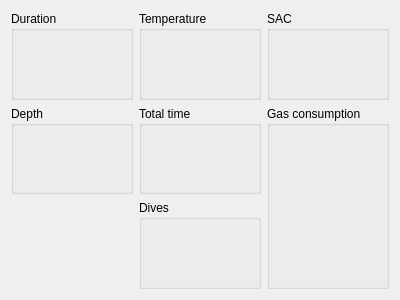
<?xml version="1.0" encoding="UTF-8"?>
<ui version="4.0">
 <class>TabDiveStatistics</class>
 <widget class="QWidget" name="TabDiveStatistics">
  <property name="geometry">
   <rect>
    <x>0</x>
    <y>0</y>
    <width>400</width>
    <height>300</height>
   </rect>
  </property>
  <property name="windowTitle">
   <string>Statistics</string>
  </property>
  <layout class="QGridLayout" name="gridLayout">
   <item row="0" column="0">
    <widget class="QScrollArea" name="scrollArea_4">
     <property name="frameShape">
      <enum>QFrame::NoFrame</enum>
     </property>
     <property name="frameShadow">
      <enum>QFrame::Plain</enum>
     </property>
     <property name="widgetResizable">
      <bool>true</bool>
     </property>
     <widget class="QWidget" name="scrollAreaWidgetContents_4">
      <property name="geometry">
       <rect>
        <x>0</x>
        <y>0</y>
        <width>388</width>
        <height>288</height>
       </rect>
      </property>
      <layout class="QHBoxLayout" name="horizontalLayout">
       <property name="leftMargin">
        <number>0</number>
       </property>
       <property name="topMargin">
        <number>0</number>
       </property>
       <property name="rightMargin">
        <number>0</number>
       </property>
       <property name="bottomMargin">
        <number>0</number>
       </property>
       <item>
        <layout class="QGridLayout" name="gridLayout_2">
         <property name="horizontalSpacing">
          <number>6</number>
         </property>
         <item row="1" column="0">
          <widget class="QGroupBox" name="groupBoxb">
           <property name="title">
            <string>Depth</string>
           </property>
           <layout class="QHBoxLayout" name="statsDepthLayout">
            <item>
             <widget class="MinMaxAvgWidget" name="depthLimits" native="true"/>
            </item>
           </layout>
          </widget>
         </item>
         <item row="0" column="2">
          <widget class="QGroupBox" name="groupBox_4b">
           <property name="title">
            <string>SAC</string>
           </property>
           <layout class="QHBoxLayout" name="statsSacLayout">
            <item>
             <widget class="MinMaxAvgWidget" name="sacLimits" native="true"/>
            </item>
           </layout>
          </widget>
         </item>
         <item row="0" column="1">
          <widget class="QGroupBox" name="groupBox_8b">
           <property name="title">
            <string>Temperature</string>
           </property>
           <layout class="QHBoxLayout" name="statsTempLayout">
            <item>
             <widget class="MinMaxAvgWidget" name="tempLimits" native="true"/>
            </item>
           </layout>
          </widget>
         </item>
         <item row="1" column="1">
          <widget class="QGroupBox" name="groupBox_11b">
           <property name="title">
            <string>Total time</string>
           </property>
           <layout class="QHBoxLayout" name="statsTotalTimeLayout">
            <item>
             <widget class="QLabel" name="totalTimeAllText">
              <property name="text">
               <string/>
              </property>
              <property name="alignment">
               <set>Qt::AlignCenter</set>
              </property>
             </widget>
            </item>
           </layout>
          </widget>
         </item>
         <item row="0" column="0">
          <widget class="QGroupBox" name="groupBox_14">
           <property name="title">
            <string>Duration</string>
           </property>
           <layout class="QHBoxLayout" name="statsDurationLayout">
            <item>
             <widget class="MinMaxAvgWidget" name="timeLimits" native="true"/>
            </item>
           </layout>
          </widget>
         </item>
         <item row="2" column="1">
          <widget class="QGroupBox" name="groupBox_7b">
           <property name="title">
            <string>Dives</string>
           </property>
           <layout class="QHBoxLayout" name="statsDivesLayout">
            <item>
             <widget class="QLabel" name="divesAllText">
              <property name="text">
               <string/>
              </property>
              <property name="alignment">
               <set>Qt::AlignCenter</set>
              </property>
             </widget>
            </item>
           </layout>
          </widget>
         </item>
         <item row="1" column="2" rowspan="2">
          <widget class="QGroupBox" name="groupBox_13">
           <property name="title">
            <string>Gas consumption</string>
           </property>
           <layout class="QHBoxLayout" name="statsGasConsumptionLayout">
            <item>
             <widget class="QLabel" name="gasConsumption">
              <property name="text">
               <string/>
              </property>
              <property name="alignment">
               <set>Qt::AlignCenter</set>
              </property>
             </widget>
            </item>
           </layout>
          </widget>
         </item>
        </layout>
       </item>
      </layout>
     </widget>
    </widget>
   </item>
  </layout>
 </widget>
 <customwidgets>
  <customwidget>
   <class>MinMaxAvgWidget</class>
   <extends>QWidget</extends>
   <header>desktop-widgets/simplewidgets.h</header>
   <container>1</container>
  </customwidget>
 </customwidgets>
 <resources/>
 <connections/>
</ui>
